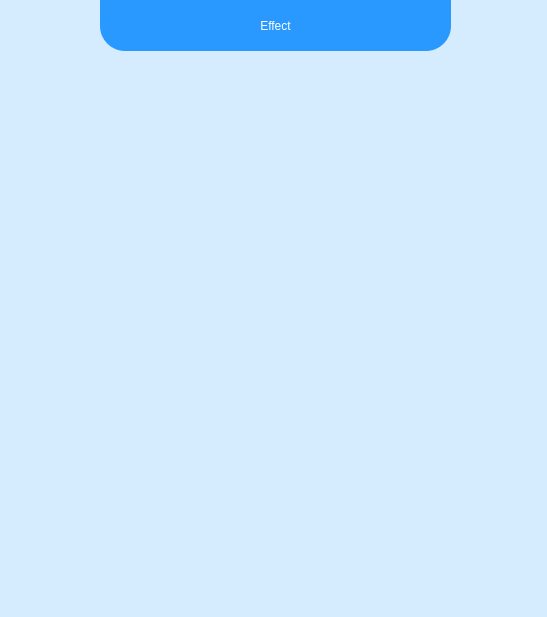
<?xml version="1.0" encoding="UTF-8"?>
<ui version="4.0">
 <class>MainWindow</class>
 <widget class="QMainWindow" name="MainWindow">
  <property name="geometry">
   <rect>
    <x>0</x>
    <y>0</y>
    <width>547</width>
    <height>617</height>
   </rect>
  </property>
  <property name="windowTitle">
   <string>Effect</string>
  </property>
  <property name="windowIcon">
   <iconset>
    <normaloff>img/effect.png</normaloff>img/effect.png</iconset>
  </property>
  <property name="styleSheet">
   <string notr="true">background-color: rgb(213, 236, 255);</string>
  </property>
  <widget class="QWidget" name="centralwidget">
   <widget class="QLabel" name="label">
    <property name="geometry">
     <rect>
      <x>100</x>
      <y>0</y>
      <width>351</width>
      <height>51</height>
     </rect>
    </property>
    <property name="styleSheet">
     <string notr="true">color: rgb(255, 255, 255);
background-color: rgb(41, 152, 255);
font: 700 italic 20pt &quot;Segoe UI&quot;;
border-bottom-left-radius: 25%;
border-bottom-right-radius: 25%;</string>
    </property>
    <property name="text">
     <string>Effect</string>
    </property>
    <property name="alignment">
     <set>Qt::AlignCenter</set>
    </property>
   </widget>
   <widget class="QLabel" name="label_filter1">
    <property name="geometry">
     <rect>
      <x>10</x>
      <y>60</y>
      <width>166</width>
      <height>166</height>
     </rect>
    </property>
    <property name="text">
     <string/>
    </property>
   </widget>
   <widget class="QLabel" name="label_filter2">
    <property name="geometry">
     <rect>
      <x>190</x>
      <y>60</y>
      <width>166</width>
      <height>166</height>
     </rect>
    </property>
    <property name="text">
     <string/>
    </property>
   </widget>
   <widget class="QLabel" name="label_filter3">
    <property name="geometry">
     <rect>
      <x>370</x>
      <y>60</y>
      <width>166</width>
      <height>166</height>
     </rect>
    </property>
    <property name="text">
     <string/>
    </property>
   </widget>
   <widget class="QLabel" name="label_filter4">
    <property name="geometry">
     <rect>
      <x>10</x>
      <y>240</y>
      <width>166</width>
      <height>166</height>
     </rect>
    </property>
    <property name="text">
     <string/>
    </property>
   </widget>
   <widget class="QLabel" name="label_filter5">
    <property name="geometry">
     <rect>
      <x>190</x>
      <y>240</y>
      <width>166</width>
      <height>166</height>
     </rect>
    </property>
    <property name="text">
     <string/>
    </property>
   </widget>
   <widget class="QLabel" name="label_filter6">
    <property name="geometry">
     <rect>
      <x>370</x>
      <y>240</y>
      <width>166</width>
      <height>166</height>
     </rect>
    </property>
    <property name="text">
     <string/>
    </property>
   </widget>
   <widget class="QLabel" name="label_filter7">
    <property name="geometry">
     <rect>
      <x>10</x>
      <y>420</y>
      <width>166</width>
      <height>166</height>
     </rect>
    </property>
    <property name="text">
     <string/>
    </property>
   </widget>
   <widget class="QLabel" name="label_filter8">
    <property name="geometry">
     <rect>
      <x>190</x>
      <y>420</y>
      <width>166</width>
      <height>166</height>
     </rect>
    </property>
    <property name="text">
     <string/>
    </property>
   </widget>
   <widget class="QLabel" name="label_filter9">
    <property name="geometry">
     <rect>
      <x>370</x>
      <y>420</y>
      <width>166</width>
      <height>166</height>
     </rect>
    </property>
    <property name="text">
     <string/>
    </property>
   </widget>
  </widget>
  <widget class="QMenuBar" name="menubar">
   <property name="geometry">
    <rect>
     <x>0</x>
     <y>0</y>
     <width>547</width>
     <height>22</height>
    </rect>
   </property>
   <property name="styleSheet">
    <string notr="true">background-color: rgb(198, 221, 255);</string>
   </property>
  </widget>
  <widget class="QStatusBar" name="statusbar"/>
 </widget>
 <resources/>
 <connections/>
</ui>
